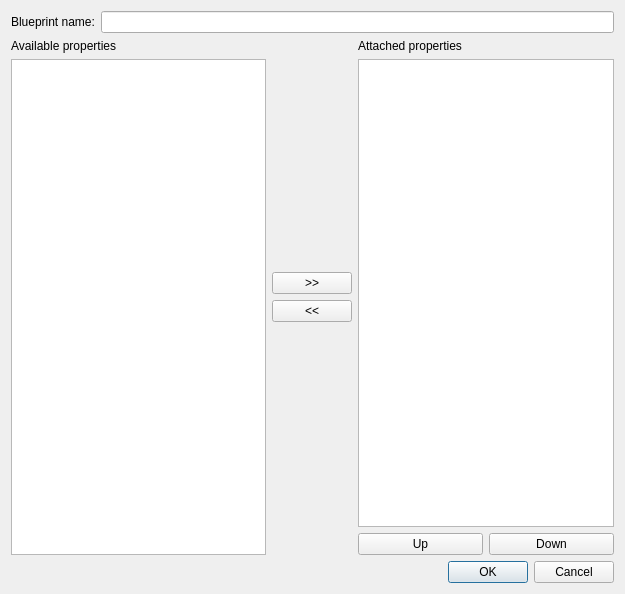
<?xml version="1.0" encoding="UTF-8"?>
<ui version="4.0">
 <class>EntityUI</class>
 <widget class="QDialog" name="EntityUI">
  <property name="geometry">
   <rect>
    <x>0</x>
    <y>0</y>
    <width>625</width>
    <height>594</height>
   </rect>
  </property>
  <property name="sizePolicy">
   <sizepolicy hsizetype="Fixed" vsizetype="Fixed">
    <horstretch>0</horstretch>
    <verstretch>0</verstretch>
   </sizepolicy>
  </property>
  <property name="font">
   <font>
    <family>Segoe UI</family>
   </font>
  </property>
  <property name="windowTitle">
   <string>Category Editor</string>
  </property>
  <layout class="QGridLayout" name="gridLayout">
   <item row="11" column="1" colspan="10">
    <widget class="QDialogButtonBox" name="buttonBox">
     <property name="orientation">
      <enum>Qt::Horizontal</enum>
     </property>
     <property name="standardButtons">
      <set>QDialogButtonBox::Cancel|QDialogButtonBox::Ok</set>
     </property>
    </widget>
   </item>
   <item row="1" column="0" colspan="11">
    <layout class="QHBoxLayout" name="horizontalLayout_4">
     <item>
      <layout class="QGridLayout" name="gridLayout_3" rowstretch="0,0">
       <item row="1" column="0">
        <widget class="QListWidget" name="availablePropertiesList">
         <property name="selectionMode">
          <enum>QAbstractItemView::ExtendedSelection</enum>
         </property>
        </widget>
       </item>
       <item row="0" column="0">
        <widget class="QLabel" name="label_2">
         <property name="sizePolicy">
          <sizepolicy hsizetype="Preferred" vsizetype="Minimum">
           <horstretch>0</horstretch>
           <verstretch>0</verstretch>
          </sizepolicy>
         </property>
         <property name="text">
          <string>Available properties</string>
         </property>
        </widget>
       </item>
       <item row="0" column="1" rowspan="2">
        <layout class="QVBoxLayout" name="verticalLayout">
         <item>
          <spacer name="verticalSpacer_2">
           <property name="orientation">
            <enum>Qt::Vertical</enum>
           </property>
           <property name="sizeHint" stdset="0">
            <size>
             <width>20</width>
             <height>40</height>
            </size>
           </property>
          </spacer>
         </item>
         <item>
          <widget class="QPushButton" name="attachButton">
           <property name="sizePolicy">
            <sizepolicy hsizetype="Preferred" vsizetype="Preferred">
             <horstretch>0</horstretch>
             <verstretch>0</verstretch>
            </sizepolicy>
           </property>
           <property name="text">
            <string>&gt;&gt;</string>
           </property>
          </widget>
         </item>
         <item>
          <widget class="QPushButton" name="detachButton">
           <property name="sizePolicy">
            <sizepolicy hsizetype="Preferred" vsizetype="Preferred">
             <horstretch>0</horstretch>
             <verstretch>0</verstretch>
            </sizepolicy>
           </property>
           <property name="text">
            <string>&lt;&lt;</string>
           </property>
          </widget>
         </item>
         <item>
          <spacer name="verticalSpacer">
           <property name="orientation">
            <enum>Qt::Vertical</enum>
           </property>
           <property name="sizeHint" stdset="0">
            <size>
             <width>20</width>
             <height>40</height>
            </size>
           </property>
          </spacer>
         </item>
        </layout>
       </item>
      </layout>
     </item>
     <item>
      <layout class="QGridLayout" name="gridLayout_2">
       <item row="2" column="0">
        <widget class="QPushButton" name="upButton">
         <property name="sizePolicy">
          <sizepolicy hsizetype="Expanding" vsizetype="Preferred">
           <horstretch>0</horstretch>
           <verstretch>0</verstretch>
          </sizepolicy>
         </property>
         <property name="text">
          <string>Up</string>
         </property>
        </widget>
       </item>
       <item row="2" column="1">
        <widget class="QPushButton" name="downButton">
         <property name="sizePolicy">
          <sizepolicy hsizetype="Expanding" vsizetype="Preferred">
           <horstretch>0</horstretch>
           <verstretch>0</verstretch>
          </sizepolicy>
         </property>
         <property name="text">
          <string>Down</string>
         </property>
        </widget>
       </item>
       <item row="1" column="0" colspan="2">
        <widget class="QListWidget" name="attachedPropertiesList">
         <property name="selectionMode">
          <enum>QAbstractItemView::ExtendedSelection</enum>
         </property>
        </widget>
       </item>
       <item row="0" column="0">
        <widget class="QLabel" name="label_3">
         <property name="sizePolicy">
          <sizepolicy hsizetype="Preferred" vsizetype="Preferred">
           <horstretch>0</horstretch>
           <verstretch>0</verstretch>
          </sizepolicy>
         </property>
         <property name="text">
          <string>Attached properties</string>
         </property>
        </widget>
       </item>
      </layout>
     </item>
    </layout>
   </item>
   <item row="0" column="0" colspan="11">
    <layout class="QHBoxLayout" name="horizontalLayout_2">
     <item>
      <widget class="QLabel" name="label">
       <property name="text">
        <string>Blueprint name:</string>
       </property>
      </widget>
     </item>
     <item>
      <widget class="QLineEdit" name="entityNameTextbox"/>
     </item>
    </layout>
   </item>
  </layout>
 </widget>
 <resources/>
 <connections>
  <connection>
   <sender>buttonBox</sender>
   <signal>rejected()</signal>
   <receiver>EntityUI</receiver>
   <slot>reject()</slot>
   <hints>
    <hint type="sourcelabel">
     <x>370</x>
     <y>395</y>
    </hint>
    <hint type="destinationlabel">
     <x>275</x>
     <y>209</y>
    </hint>
   </hints>
  </connection>
 </connections>
</ui>
